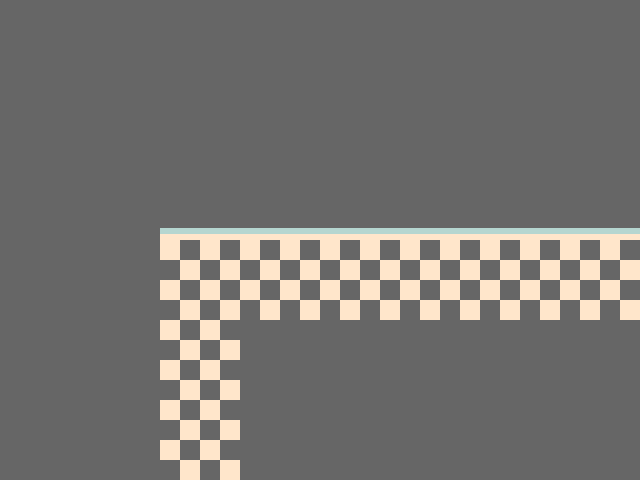

Below is a game level as drawn by its tile map, then a one-line description and the .tmx file that defines it, in full:
An orthogonal 16x12 tile map with 40x40 px tiles, 1 tile layer (floor), 1 image layer and 12 objects (2x mike_statue, 2x interactable, greenroom_floor, greenroom_wall, transition, ...).

<map version="1.10" tiledversion="1.10.2" orientation="orthogonal" renderorder="right-down" width="16" height="12" tilewidth="40" tileheight="40" infinite="0" nextlayerid="8" nextobjectid="33">
 <editorsettings>
  <export target="data.lua" format="lua" />
 </editorsettings>
 <properties>
  <property name="border" value="" />
  <property name="music" value="deltarune/mike_zone" />
  <property name="name" value="MIKE ZONE" />
  <property name="quietpipis" type="bool" value="true" />
 </properties>
 <tileset firstgid="1" source="../../../../tilesets/ch3_dw_tvland_stage.tsx" />
 <objectgroup id="5" name="objects_floor">
  <object id="11" name="greenroom_floor" x="0" y="0" width="40" height="40" />
 </objectgroup>
 <layer id="1" name="floor" width="16" height="12">
  <data encoding="csv">
36,36,36,36,36,36,36,36,36,36,36,36,36,36,36,36,
36,36,36,36,36,36,36,36,36,36,36,36,36,36,36,36,
36,36,36,36,0,0,0,0,0,0,0,0,0,0,0,0,
36,36,36,36,0,0,0,0,0,0,0,0,0,0,0,0,
36,36,36,36,0,0,0,0,0,0,0,0,0,0,0,0,
36,36,36,36,259,259,259,259,259,259,259,259,259,259,259,259,
36,36,36,36,236,236,236,236,236,236,236,236,236,236,236,236,
36,36,36,36,236,236,236,236,236,236,236,236,236,236,236,236,
36,36,36,36,236,236,36,36,36,36,36,36,36,36,36,36,
36,36,36,36,236,236,36,36,36,36,36,36,36,36,36,36,
36,36,36,36,236,236,36,36,36,36,36,36,36,36,36,36,
36,36,36,36,236,236,36,36,36,36,36,36,36,36,36,36
</data>
 </layer>
 <objectgroup id="6" name="objects_below">
  <object id="12" name="greenroom_wall" x="160" y="80" width="480" height="160">
   <properties>
    <property name="speed" type="float" value="0.4" />
   </properties>
  </object>
 </objectgroup>
 <imagelayer id="7" name="overlay" opacity="0.4" tintcolor="#00004c" parallaxx="0" parallaxy="0">
  <image source="../../../../../../assets/sprites/world/maps/floor3/sloppy/overlay.png" width="640" height="480" />
 </imagelayer>
 <objectgroup color="#ff00ff" id="2" name="objects_party">
  <object id="20" name="transition" x="160" y="480" width="80" height="40">
   <properties>
    <property name="exit_delay" type="float" value="0.3" />
    <property name="exit_sound" value="doorclose" />
    <property name="map" value="floortv/placeholder_mike_entrance" />
    <property name="marker" value="entry" />
    <property name="sound" value="dooropen" />
   </properties>
  </object>
  <object id="23" name="mike_statue" x="510" y="138" width="58" height="116" />
  <object id="24" name="mike_statue" x="330" y="138" width="58" height="116" />
  <object id="25" name="interactable" x="338" y="208" width="40" height="40">
   <properties>
    <property name="text" value="* (It's a statue.)" />
   </properties>
  </object>
  <object id="32" name="interactable" x="518" y="208" width="40" height="40">
   <properties>
    <property name="text" value="* (It's a statue.)" />
   </properties>
  </object>
 </objectgroup>
 <objectgroup color="#0000ff" id="3" name="collision">
  <object id="13" x="160" y="200" width="480" height="40" />
  <object id="14" x="240" y="320" width="400" height="160" />
  <object id="16" x="120" y="240" width="40" height="240" />
 </objectgroup>
 <objectgroup color="#aa00ff" id="4" name="markers">
  <object id="19" name="spawn" x="200" y="300">
   <point />
  </object>
  <object id="21" name="entry" x="200" y="440">
   <point />
  </object>
 </objectgroup>
</map>
